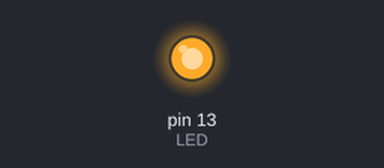
The sketch below on a simulated Arduino Uno, built with avr-gcc and run on an emulated ATmega328P. On the bench: output pins drawn as LEDs (lit = HIGH).

Above: at 1.0 s.
At 3.0 s:
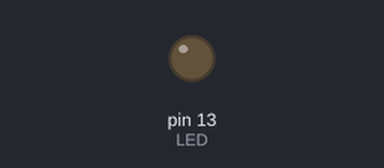
Timing chart, 0 to 5.2 s (numbered marks = the images above):
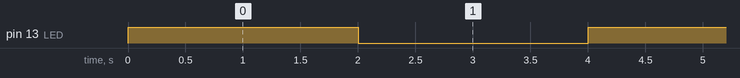

The sketch:

led_registerAccess.ino
```cpp
/**********************************
Controlling Internal LED (Pin 13) via regiters

Arduino pin= 13 => Atmega328p Pin = PB5

1- Set up the Pin mode (OUTPUT /INPUT) => the register that is responsible for that is DDRB
2- Set up the value (1/0) => the regiter that is responsible for that is PORTB
*************************************/
void setup() {

// set up the DDB5 to 1
DDRB |=(1<<DDB5);

}


void loop() {
  //set up the PORTB5 to 1
PORTB |=(1<<PORTB5); // turn ON LED
delay(2000); // 2 seconds delay
PORTB &= ~(1<<PORTB5) ; // turn OFF LED
delay(2000);
}
```

Measured:
- by itself, pin 13 (LED): alternates HIGH for 2.0 s and LOW for 2.0 s
